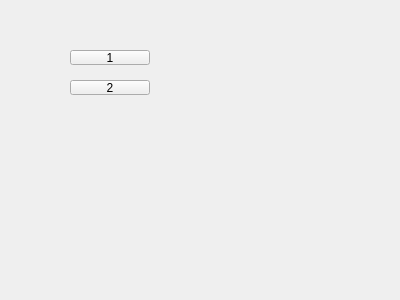
<?xml version="1.0" encoding="UTF-8"?>
<ui version="4.0">
 <class>Widget</class>
 <widget class="QWidget" name="Widget">
  <property name="geometry">
   <rect>
    <x>0</x>
    <y>0</y>
    <width>400</width>
    <height>300</height>
   </rect>
  </property>
  <property name="windowTitle">
   <string>Widget</string>
  </property>
  <widget class="QPushButton" name="pushButton">
   <property name="geometry">
    <rect>
     <x>70</x>
     <y>50</y>
     <width>80</width>
     <height>15</height>
    </rect>
   </property>
   <property name="text">
    <string>1</string>
   </property>
  </widget>
  <widget class="QPushButton" name="pushButton_2">
   <property name="geometry">
    <rect>
     <x>70</x>
     <y>80</y>
     <width>80</width>
     <height>15</height>
    </rect>
   </property>
   <property name="text">
    <string>2</string>
   </property>
  </widget>
 </widget>
 <layoutdefault spacing="6" margin="11"/>
 <resources/>
 <connections/>
</ui>
